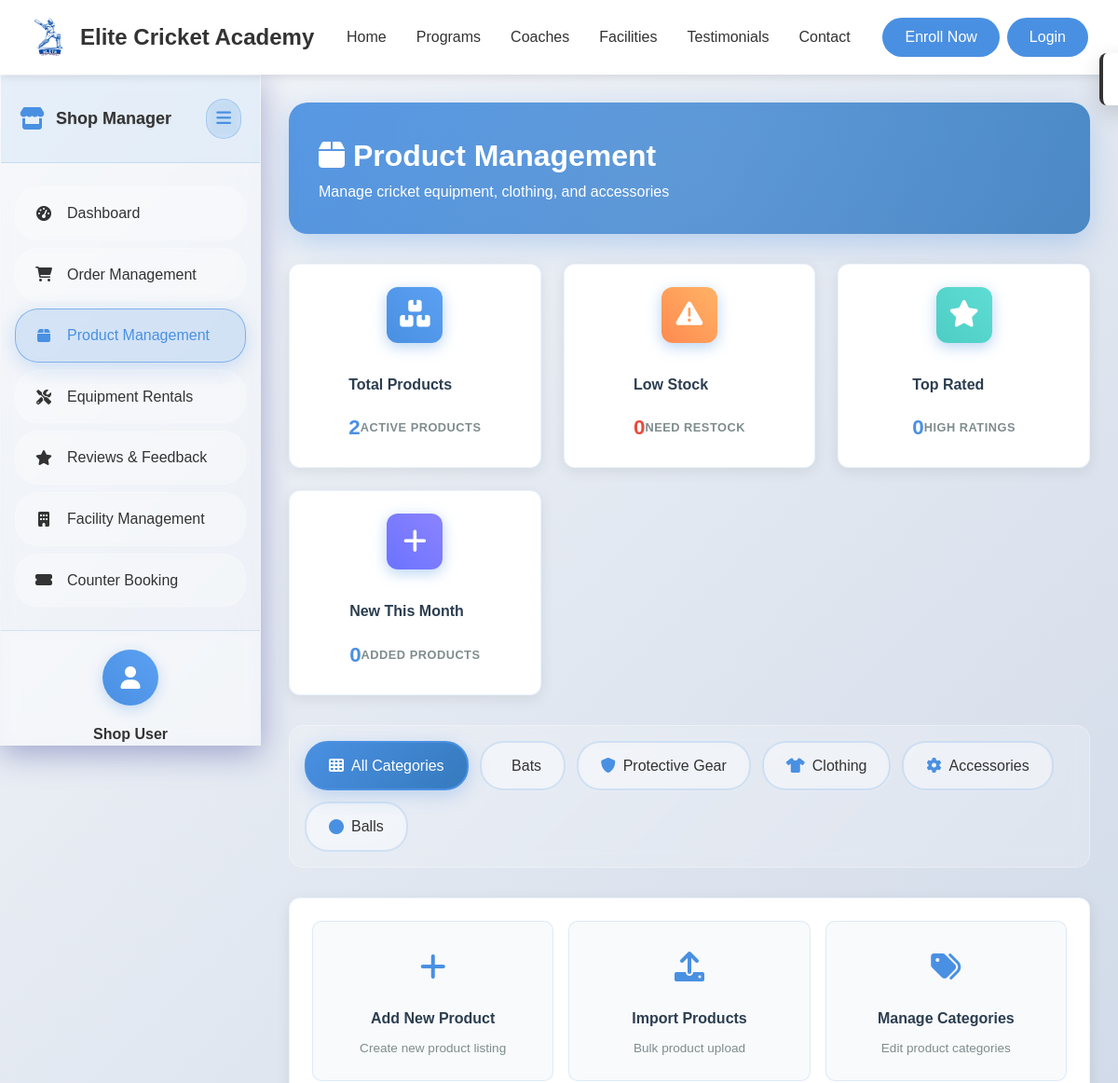
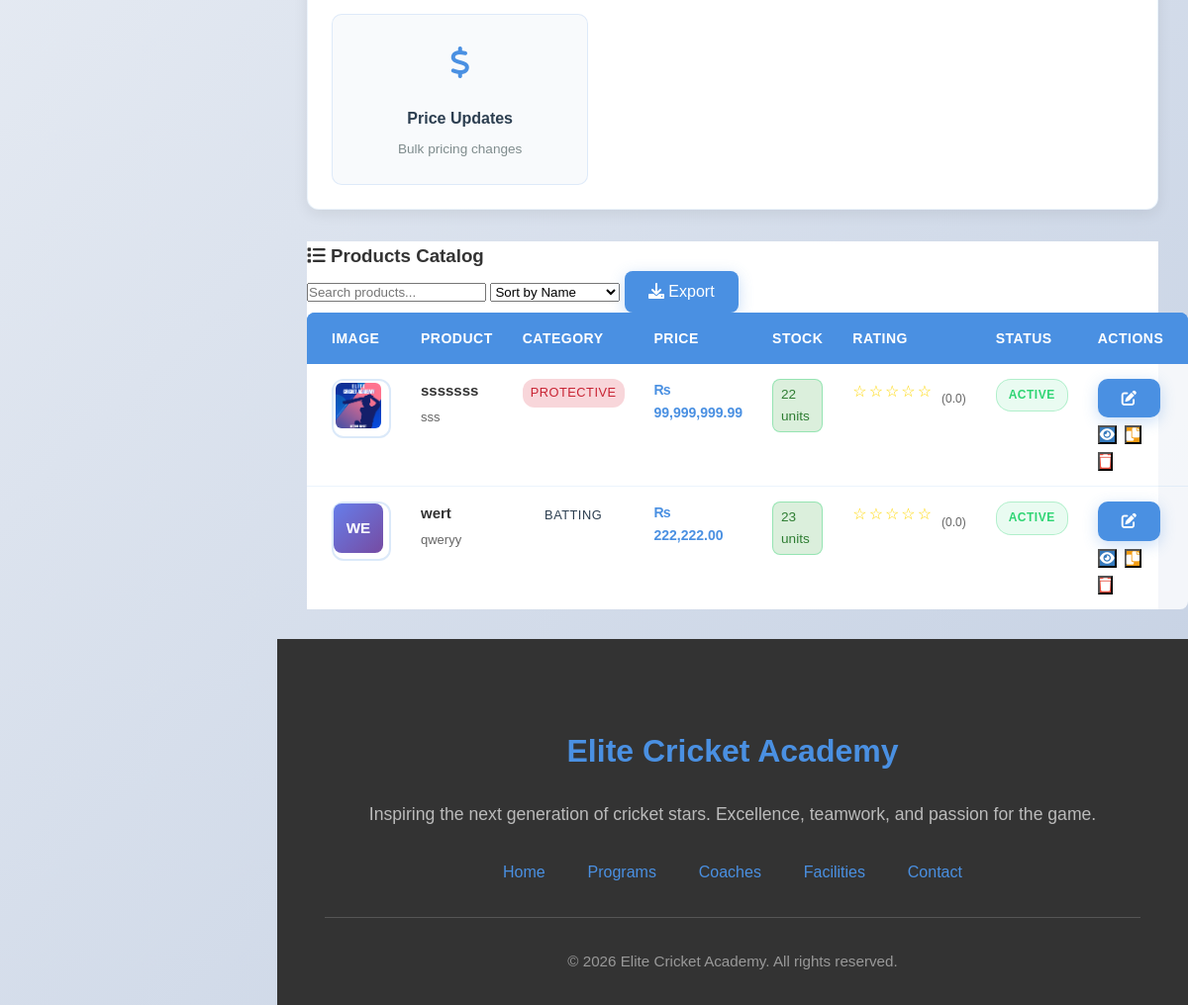
The app's page /shop/products with its own data (2 pictures, top to bottom).
### tables this page shows
CREATE TABLE `product` (
  `ProductID` int(11) NOT NULL,
  `Name` varchar(255) NOT NULL,
  `Description` text DEFAULT NULL,
  `Category` enum('Batting','Bowling','Protective','Training','Merchandise','Accessories','Other') DEFAULT NULL,
  `Brand` varchar(100) DEFAULT NULL,
  `Price` decimal(10,2) NOT NULL,
  `StockQuantity` int(11) DEFAULT 0,
  `Status` enum('active','discontinued','out_of_stock') DEFAULT 'active',
  `SKU` varchar(100) DEFAULT NULL COMMENT 'Stock Keeping Unit',
  `Weight` decimal(8,3) DEFAULT NULL COMMENT 'Product weight in kg',
  `Dimensions` varchar(100) DEFAULT NULL COMMENT 'Length x Width x Height',
  `AddedDate` datetime DEFAULT current_timestamp(),
  `UpdatedBy` int(11) DEFAULT NULL COMMENT 'Shop employee who last updated',
  `ProductImage` varchar(255) DEFAULT NULL COMMENT 'Relative path to product image (e.g., uploads/shop_product/product_1_123456789.jpg)'
);

### app/views/shop/products.php (the view, shortened to what the rows shown need)
<?php require_once APPROOT . '/views/inc/components/header.php'; ?>
<link rel="stylesheet" href="<?php echo URLROOT; ?>/css/admin/admin-dashboard.css">
<link rel="stylesheet" href="<?php echo URLROOT; ?>/css/shop/shop-products.css">
<div class="admin-layout">
    <main class="main-content" id="mainContent">
        <div class="dashboard-header">
            <h1><i class="fas fa-box"></i> Product Management</h1>
        </div>
        <div class="data-table">
            <div class="table-content">
                <table id="productsTable" class="dashboard-table">
                    <thead>
                        <tr>
                            <th>Image</th>
                            <th>Product</th>
                            <th>Category</th>
                            <th>Price</th>
                            <th>Stock</th>
                            <th>Rating</th>
                            <th>Status</th>
                            <th>Actions</th>
                        </tr>
                    </thead>
                    <tbody>
                        <?php if(isset($data['products']) && !empty($data['products'])): ?>
                            <?php foreach($data['products'] as $product): ?>
                                <?php
                                $stockClass = 'stock-high';
                                $rating = round($product->avg_rating);
                                $stars = str_repeat('★', $rating) . str_repeat('☆', 5 - $rating);
                                ?>
                                <tr>
                                    <td>
                                        <div class="product-image">
                                            <?php if($product->ProductImage): ?>
                                                <img src="<?php echo URLROOT; ?>/<?php echo $product->ProductImage; ?>" alt="<?php echo htmlspecialchars($product->Name); ?>" style="width: 50px; height: 50px; object-fit: cover; border-radius: 8px;">
                                            <?php else: ?>
                                                <div style="width: 50px; height: 50px; background: linear-gradient(135deg, #667eea, #764ba2); border-radius: 8px; display: flex; align-items: center; justify-content: center; color: white; font-weight: 600;">
                                                    <?php echo strtoupper(substr($product->Name, 0, 2)); ?>
                                                </div>
                                            <?php endif; ?>
                                        </div>
                                    </td>
                                    <td>
                                        <div class="table-cell-title"><?php echo htmlspecialchars($product->Name); ?></div>
                                        <div class="table-cell-details"><?php echo htmlspecialchars(substr($product->Description ?? 'No description', 0, 40)); ?><?php echo strlen($product->Description ?? '') > 40 ? '...' : ''; ?></div>
                                    </td>
                                    <td style="text-align: center;">
                                        <span class="category-badge category-<?php echo strtolower($product->Category); ?>"><?php echo $product->Category; ?></span>
                                    </td>
                                    <td>
                                        <div class="table-cell-primary">₨ <?php echo number_format($product->Price, 2); ?></div>
                                    </td>
                                    <td>
                                        <span class="stock-level <?php echo $stockClass; ?>"><?php echo $product->StockQuantity; ?> units</span>
                                    </td>
                                    <td>
                                        <div class="rating">
                                            <span class="stars"><?php echo $stars; ?></span>
                                            <small>(<?php echo number_format($product->avg_rating, 1); ?>)</small>
                                        </div>
                                    </td>
                                    <td style="text-align: center;">
                                        <span class="table-badge status-<?php echo strtolower($product->Status); ?>"><?php echo ucfirst($product->Status); ?></span>
                                    </td>
                                    <td>
                                        <div class="action-buttons">
                                            <button class="btn-small btn-primary" onclick="editProduct(<?php echo $product->ProductID; ?>)">
                                                <i class="fas fa-edit"></i>
                                            </button>
                                            <button class="btn-small btn-secondary" onclick="viewProduct(<?php echo $product->ProductID; ?>)">
                                                <i class="fas fa-eye"></i>
                                            </button>
                                            <button class="btn-small btn-warning" onclick="duplicateProduct(<?php echo $product->ProductID; ?>)">
                                                <i class="fas fa-copy"></i>
                                            </button>
                                            <button class="btn-small btn-danger" onclick="deleteProduct(<?php echo $product->ProductID; ?>)">
                                                <i class="fas fa-trash"></i>
                                            </button>
                                        </div>
                                    </td>
                                </tr>
                            <?php endforeach; ?>
                        <?php endif; ?>
                    </tbody>
                </table>
            </div>
        </div>
    </main>
</div>
<?php require_once APPROOT . '/views/inc/components/footer.php'; ?>

### records on screen
product: ProductImage (picture), Name "sssssss", Description "sss", Category "PROTECTIVE", Price "99,999,999.99", StockQuantity "22", stars "☆☆☆☆☆", avg_rating "0.0", Status "ACTIVE"
product: Name "WE", Name "wert", Description "qweryy", Category "BATTING", Price "222,222.00", StockQuantity "23", stars "☆☆☆☆☆", avg_rating "0.0", Status "ACTIVE"

### other values on screen
$data['user_name'] "Shop User"
$data['stats']['total_products'] "2"
$data['stats']['low_stock'] "0"
$data['stats']['top_rated'] "0"
$data['stats']['new_this_month'] "0"
